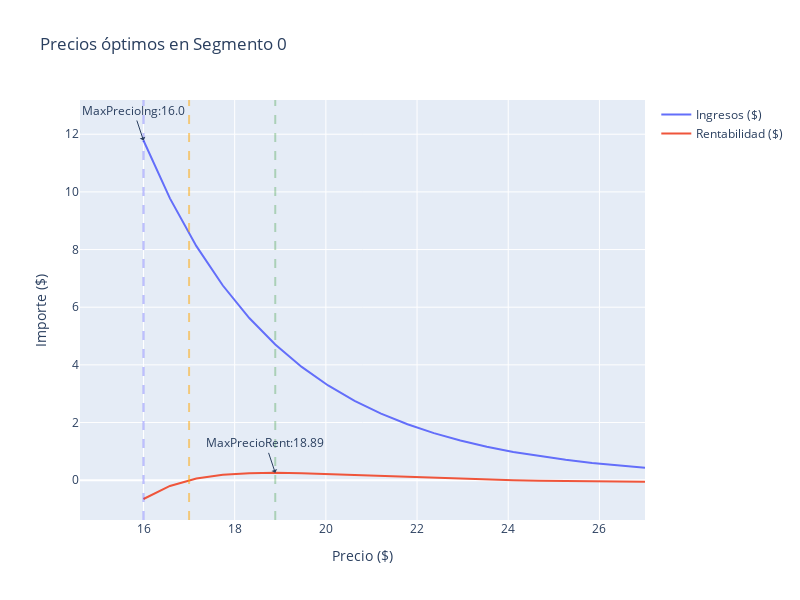

The notebook cell this image was saved under:
### Code cell
fig = go.Figure()

# Se agrega el precio máximo de ingreso
fig.add_trace(go.Scatter(x=df_elasticidad['irr'], y=df_elasticidad['ingresos_seg0'], name='Ingresos ($)'))
# Se agrega la etiqueta
fig.add_annotation(x=float(max_ing_seg0['irr']), y=float(max_ing_seg0['ingresos_seg0']),
                                  text="MaxPrecioIng:"+str(float(max_ing_seg0['irr'].round(2))),
                                  showarrow=True,
                                  arrowhead=1)
# Se agrega la recta del precio máximo
fig.add_vline(x=float(max_ing_seg0['irr']), line_width=2, line_dash="dash",
                             line_color="blue", opacity=0.25)

# Se agrega el precio máximo de rentabilidad
fig.add_trace(go.Scatter(x=df_elasticidad['irr'], y=df_elasticidad['rentabilidad_seg0'], name='Rentabilidad ($)'))
# Se agrega la etiqueta
fig.add_annotation(x=float(max_ren_seg0['irr']), y=float(max_ren_seg0['rentabilidad_seg0']),
                                  text="MaxPrecioRent:"+str(float(max_ren_seg0['irr'].round(2))),
                                  showarrow=True,
                                  arrowhead=1)
# Se agrega la recta del precio máximo
fig.add_vline(x=float(max_ren_seg0['irr']), line_width=2, line_dash="dash",
                             line_color="green", opacity=0.25)

# Agregamos la línea de restricción: Costo
fig.add_vline(x=float(df_elasticidad['costo'].mean()), line_width=2, line_dash="dash",
                             line_color="orange", opacity=0.5)

# Configuración del gráfico
fig.update_layout(
    showlegend=True,
    width=800,
    height=600,
    xaxis_title="Precio ($)",
    yaxis_title="Importe ($)",
    title="Precios óptimos en Segmento 0")

### Figure 1 — Plotly figure (JSON) as saved in the notebook; plotly's stock layout.template omitted (floating-point values rounded to 4 significant figures)
{"data": [{"name": "Ingresos ($)", "type": "scatter", "x": [16, 16.58, 17.16, 17.74, 18.32, 18.89, 19.47, 20.05, 20.63, 21.21, 21.79, 22.37, 22.95, 23.53, 24.11, 24.68, 25.26, 25.84, 26.42, 27], "y": [11.78, 9.775, 8.119, 6.752, 5.623, 4.704, 3.928, 3.285, 2.752, 2.308, 1.939, 1.632, 1.375, 1.16, 0.9807, 0.8326, 0.7058, 0.5992, 0.5095, 0.4338]}, {"name": "Rentabilidad ($)", "type": "scatter", "x": [16, 16.58, 17.16, 17.74, 18.32, 18.89, 19.47, 20.05, 20.63, 21.21, 21.79, 22.37, 22.95, 23.53, 24.11, 24.68, 25.26, 25.84, 26.42, 27], "y": [-0.6529, -0.2006, 0.05584, 0.1884, 0.2442, 0.2542, 0.2381, 0.2082, 0.1724, 0.1357, 0.1007, 0.06905, 0.04129, 0.01762, -0.002096, -0.01793, -0.03081, -0.04085, -0.04843, -0.05396]}], "layout": {"annotations": [{"arrowhead": 1, "showarrow": true, "text": "MaxPrecioIng:16.0", "x": 16, "y": 11.78}, {"arrowhead": 1, "showarrow": true, "text": "MaxPrecioRent:18.89", "x": 18.89, "y": 0.2542}], "height": 600, "shapes": [{"line": {"color": "blue", "dash": "dash", "width": 2}, "opacity": 0.25, "type": "line", "x0": 16, "x1": 16, "xref": "x", "y0": 0, "y1": 1, "yref": "y domain"}, {"line": {"color": "green", "dash": "dash", "width": 2}, "opacity": 0.25, "type": "line", "x0": 18.89, "x1": 18.89, "xref": "x", "y0": 0, "y1": 1, "yref": "y domain"}, {"line": {"color": "orange", "dash": "dash", "width": 2}, "opacity": 0.5, "type": "line", "x0": 17, "x1": 17, "xref": "x", "y0": 0, "y1": 1, "yref": "y domain"}], "showlegend": true, "title": {"text": "Precios óptimos en Segmento 0"}, "width": 800, "xaxis": {"title": {"text": "Precio ($)"}}, "yaxis": {"title": {"text": "Importe ($)"}}}}
